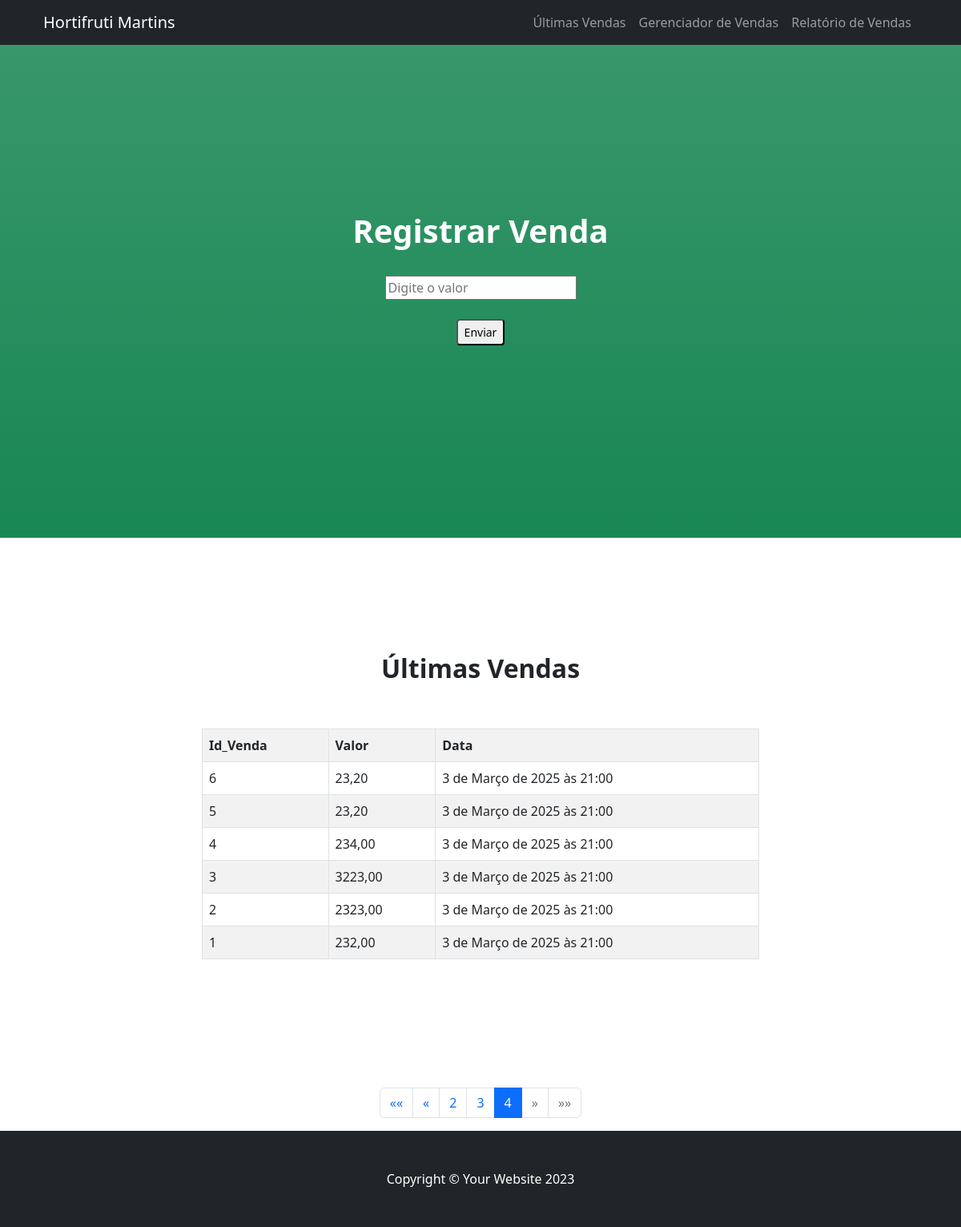
/?page=4, run on the app's committed database.
### hortifruti/models.py (models this page shows)
class VendasModel(models.Model):
    id_venda = models.AutoField(primary_key=True)
    valor = models.DecimalField(max_digits=10, decimal_places=2)
    data = models.DateTimeField(auto_now_add=True)

### hortifruti/views.py (the view)
# urls.py: path('', views.index, name='index'),
def index(request):
    context = repository.listarUltimasVendas(request)
    return render(request, 'index.html', context)

### hortifruti/repository.py (called while the page is built)
  def listarUltimasVendas(self, request):
        lista_vendas = VendasModel.objects.all().order_by('-id_venda')  # Ordena por ID decrescente
        paginator = Paginator(lista_vendas, 11)  # Você pode ajustar o número de itens por página
        page_number = request.GET.get('page')
        page_obj = paginator.get_page(page_number)
        context = {
            'vendas': page_obj,
            'paginator': paginator,
            'is_paginated': True,
        }
        return context

### hortifruti/templates/index.html (shortened to what this page needs)
{% load static %}
<!DOCTYPE html>
<html lang="pt-BR">
    <head>
        <link href={% static 'css/styles.css' %} rel="stylesheet" />
    </head>
    <body id="page-top">
        <nav class="navbar navbar-expand-lg navbar-dark bg-dark fixed-top" id="mainNav">
            <div class="container px-4">
                <a class="navbar-brand" href="#page-top">Hortifruti Martins</a>
                <div class="collapse navbar-collapse" id="navbarResponsive">
                    <ul class="navbar-nav ms-auto">
                        <li class="nav-item"><a class="nav-link" href="#about">Últimas Vendas</a></li>
                        <li class="nav-item"><a class="nav-link" href="{% url 'gerenciador_Page'%}">Gerenciador de Vendas</a></li>
                        <li class="nav-item"><a class="nav-link" href="{% url 'relatorio_Page'%}">Relatório de Vendas</a></li>
                    </ul>
                </div>
            </div>
        </nav>
        <header class=" bg-success bg-gradient text-white" style="padding: 20% 0;">
            <form action="{% url 'registrar_vendas'%}" method="post">
             <div class="container px-4 text-center">
                <br>
                <h1 class="fw-bolder text-center">Registrar Venda</h1>
                <br>
                <input name="valor" type="number" step="0.01" min="0" placeholder="Digite o valor" required>
                <br>
                <br>
                <button class="form-control-sm" href>Enviar</button>
             </div>
            </form>
        </header>
        <section id="about">
            <div class="container px-4">
                <div class="row gx-4 justify-content-center">
                    <div class="col-lg-8">
                        <h2 class="text-center"><strong>Últimas Vendas</strong></h2>
                        <br>
                        <br>
                        <div class="container">
                            <table class="table table-bordered table-striped">
                                <tr>
                                    <th>Id_Venda</th>
                                    <th>Valor</th>
                                    <th>Data</th>
                                </tr>
                                {% for venda in vendas %}
                                <tr>
                                    <td>{{venda.id_venda}}</td>
                                    <td>{{venda.valor}}</td>
                                    <td>{{venda.data}}</td>
                                </tr>
                                {%endfor%}
                            </table>
                        </div>
                    </div>
                </div>
            </div>
        </section>
        {% if is_paginated %}
<nav aria-label="Navegação de páginas">
    <ul class="pagination justify-content-center">
        {% if vendas.has_previous %}
            <li class="page-item">
                <a class="page-link" href="?page=1" aria-label="Primeira">
                    <span aria-hidden="true">&laquo;&laquo;</span>
                </a>
            </li>
            <li class="page-item">
                <a class="page-link" href="?page={{ vendas.previous_page_number }}" aria-label="Anterior">
                    <span aria-hidden="true">&laquo;</span>
                </a>
            </li>
        {% endif %}
        {% for num in vendas.paginator.page_range %}
            {% if vendas.number == num %}
                <li class="page-item active"><a class="page-link" href="?page={{ num }}">{{ num }}</a></li>
            {% elif num > vendas.number|add:'-3' and num < vendas.number|add:'3' %}
                <li class="page-item"><a class="page-link" href="?page={{ num }}">{{ num }}</a></li>
            {% endif %}
        {% endfor %}
        {% if vendas.has_next %}
            <li class="page-item">
                <a class="page-link" href="?page={{ vendas.next_page_number }}" aria-label="Próxima">
                    <span aria-hidden="true">&raquo;</span>
                </a>
            </li>
            <li class="page-item">
                <a class="page-link" href="?page={{ vendas.paginator.num_pages }}" aria-label="Última">
                    <span aria-hidden="true">&raquo;&raquo;</span>
                </a>
            </li>
        {% else %}
            <li class="page-item disabled">
                <a class="page-link" href="#" aria-label="Próxima">
                    <span aria-hidden="true">&raquo;</span>
                </a>
            </li>
            <li class="page-item disabled">
                <a class="page-link" href="#" aria-label="Última">
                    <span aria-hidden="true">&raquo;&raquo;</span>
                </a>
            </li>
        {% endif %}
    </ul>
</nav>
{% endif %}
        <footer class="py-5 bg-dark">
            <div class="container px-4"><p class="m-0 text-center text-white">Copyright &copy; Your Website 2023</p></div>
        </footer>
    </body>
</html>

### data on the page
VendasModel: id_venda "6", valor "23,20", data "3 de Março de 2025 às 21:00"
VendasModel: id_venda "5", valor "23,20", data "3 de Março de 2025 às 21:00"
VendasModel: id_venda "4", valor "234,00", data "3 de Março de 2025 às 21:00"
VendasModel: id_venda "3", valor "3223,00", data "3 de Março de 2025 às 21:00"
VendasModel: id_venda "2", valor "2323,00", data "3 de Março de 2025 às 21:00"
VendasModel: id_venda "1", valor "232,00", data "3 de Março de 2025 às 21:00"

### other printed values
{{ num }} "2" "3"
{{ num }} "4"
